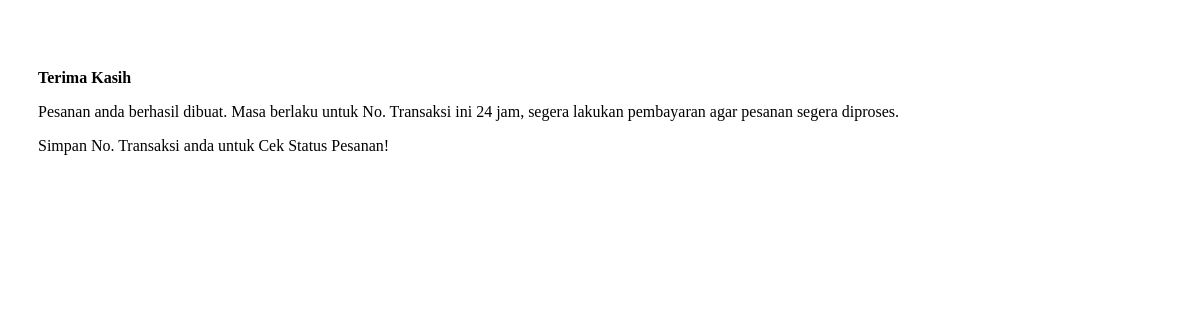
Page /admin/dashboard/nota/index.php on the earlier database version.
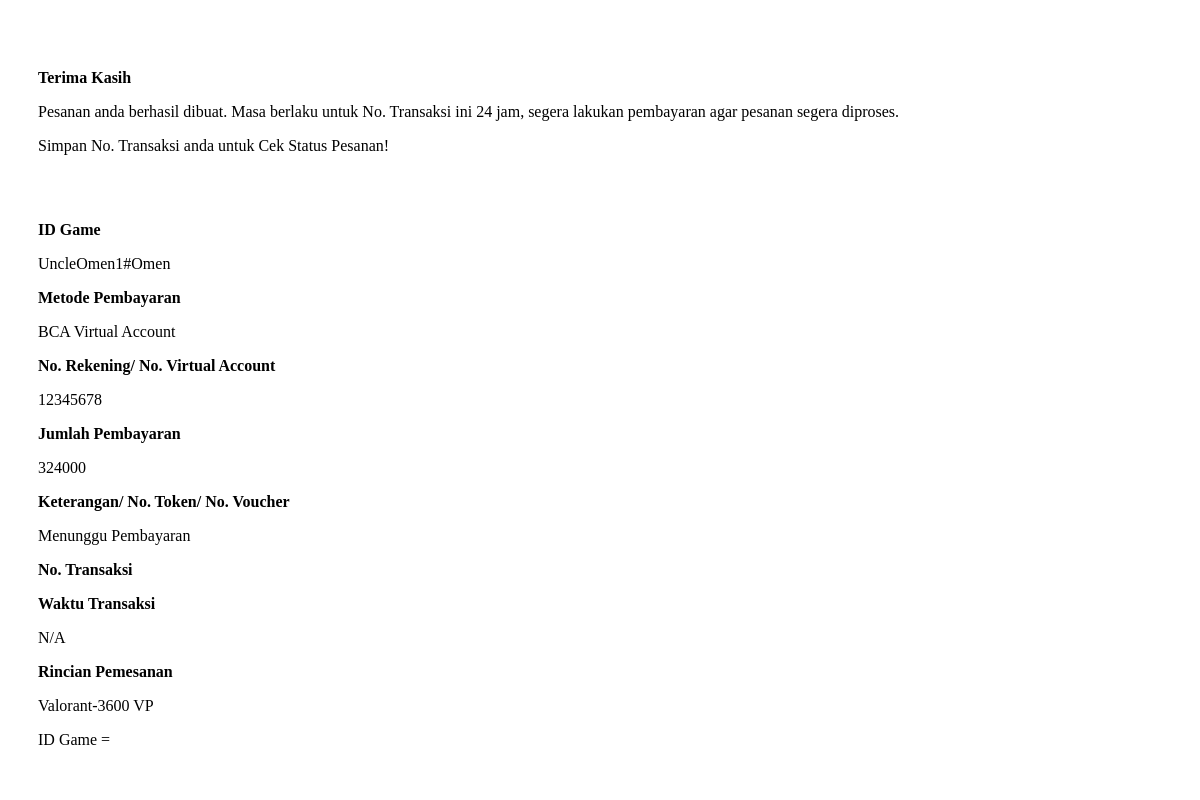
Same page on the later database version.
### tables this page shows
CREATE TABLE `transaction` (
  `tid` char(32) NOT NULL,
  `uid` char(4) DEFAULT NULL,
  `IDGame` varchar(40) NOT NULL,
  `pid` char(4) NOT NULL,
  `gid` char(4) NOT NULL,
  `itemid` char(4) NOT NULL,
  `wa number` bigint(16) DEFAULT NULL,
  `status` varchar(40) NOT NULL
);

CREATE TABLE `payment` (
  `pid` char(4) NOT NULL,
  `method` varchar(40) NOT NULL,
  `number` int(40) NOT NULL,
  `logo` varchar(256) NOT NULL
);

CREATE TABLE `item` (
  `itemid` char(4) NOT NULL,
  `gid` char(4) NOT NULL,
  `item` varchar(40) NOT NULL,
  `price` int(11) NOT NULL,
  `icon` varchar(40) NOT NULL
);

CREATE TABLE `game` (
  `gid` char(4) NOT NULL,
  `game` varchar(40) NOT NULL,
  `description` varchar(500) NOT NULL,
  `image` varchar(465) NOT NULL
);

### admin/dashboard/nota/index.php (the view, shortened to what this page needs)
<?php
require 'function/conn.php';
$tytid = $_GET['tid'];
$tid = query("SELECT * FROM transaction WHERE tid = '$tytid'")[0];
?>
<link rel="stylesheet" href="css/nota.css">
<div class="container py-5">
    <h3><b>Detail Pembayaran</b></h3>
    <div class="nota greetings">
        <b>Terima Kasih</b>
        <p>Pesanan anda berhasil dibuat. Masa berlaku untuk No. Transaksi ini 24 jam, segera lakukan pembayaran agar pesanan segera diproses.</p>
        <p>Simpan No. Transaksi anda untuk Cek Status Pesanan!</p>
    </div>
    <div class="nota detail">
        <div class="row">
            <?php
            $sql = "SELECT
                 t.tid,
                 t.IDGame,
                 u.username,
                 p.method,
                 p.number,
                 i.price,
                 g.game,
                 t.status,
                 i.item
             FROM
                 transaction t
             INNER JOIN
                 user u ON t.uid = u.uid
             INNER JOIN
                 payment p ON t.pid = p.pid
             INNER JOIN
                 game g ON t.gid = g.gid
             INNER JOIN
                 item i ON t.itemid = i.itemid";
            $result = $conn->query($sql);
            if ($result->num_rows > 0) :
                $row = $result->fetch_assoc();
            ?>
                <div class="col">
                    <b>ID Game</b>
                    <p><?= $row['IDGame']; ?></p>
                    <b>Metode Pembayaran</b>
                    <p><?= $row['method']; ?></p>
                    <b>No. Rekening/ No. Virtual Account</b>
                    <p><?= $row['number']; ?></p>
                    <b>Jumlah Pembayaran</b>
                    <p><?= $row['price']; ?></p>
                    <b>Keterangan/ No. Token/ No. Voucher</b>
                    <p><?= $row['status']; ?></p>
                </div>
                <div class="col">
                    <b>No. Transaksi</b>
                    <b>Waktu Transaksi</b>
                    <p>N/A</p>
                    <b>Rincian Pemesanan</b>
                    <p><?= $row['game'] . '-' . $row['item'] ; ?></p>
                    <p>ID Game = <?= $tid['IDGame']; ?></p>
                </div>
            <?php endif; ?>
        </div>
    </div>
</div>

### css/nota.css (style rules this page uses)
h3 { color: white; text-align: center; }
.nota { background-color: white; padding: 20px; margin: 10px; border-radius: 12px; }

Differences in the rows shown:
added transaction: IDGame "UncleOmen1#Omen", status "Menunggu Pembayaran"
now on this page (row unchanged): payment: method "BCA Virtual Account", number "12345678"
now on this page (row unchanged): item: price "324000", item "3600 VP"
now on this page (row unchanged): game: game "Valorant"
Other differences:
text now shown: "ID Game Metode Pembayaran No. Rekening/ No. Virtual Account Jumlah Pembayaran Keterangan/ No. Token/ No. Voucher No. Transaksi Waktu Transaksi N/A Rincian Pemesanan - ID Game ="
